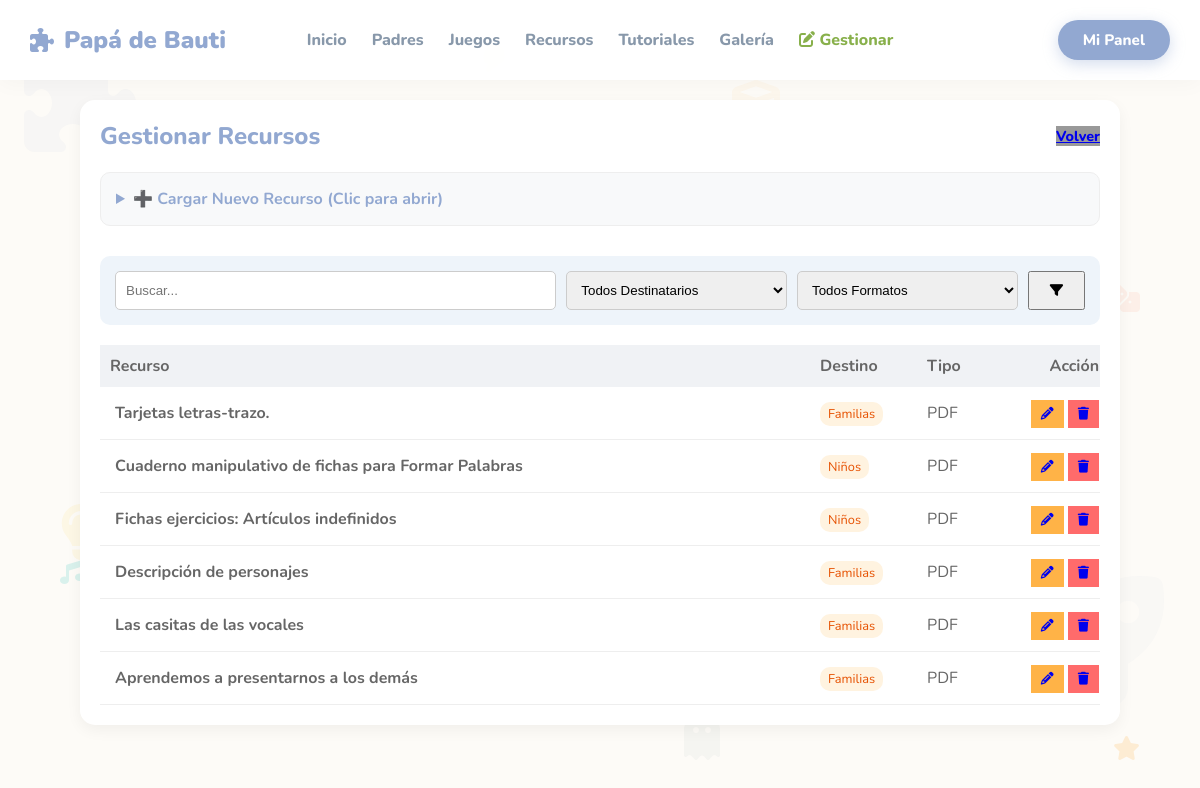
/gestionar_recursos.php (signed in), run on the app's committed database.
### tables this page shows
CREATE TABLE `recursos` (
  `id` int(11) NOT NULL,
  `titulo` varchar(100) NOT NULL,
  `descripcion` text DEFAULT NULL,
  `archivo` varchar(200) NOT NULL,
  `imagen_destacada` varchar(255) DEFAULT NULL,
  `tipo` varchar(50) DEFAULT NULL,
  `icono` varchar(50) DEFAULT 'fa-file-pdf',
  `destinatario` varchar(50) DEFAULT 'Familias'
);

### gestionar_recursos.php (the view, shortened to what this page needs)
<?php
session_start(); require '../includes/db_connect.php';
$where = "WHERE 1=1";
$q = isset($_GET['q']) ? $conn->real_escape_string($_GET['q']) : '';
$id_editar = isset($_GET['editar']) ? intval($_GET['editar']) : 0;
?>
<!DOCTYPE html>
<html lang="es">
<head>
</head>
<body>
<?php include '../includes/header.php'; ?>
<div style="max-width:1000px; margin:20px auto; padding:20px; background:white; border-radius:15px; box-shadow:0 5px 15px rgba(0,0,0,0.05);">
    <div style="display:flex; justify-content:space-between; align-items:center; margin-bottom:20px;">
        <h2 style="color:var(--color-primario); margin:0;">Gestionar Recursos</h2>
        <a href="panel.php" class="btn-grande" style="background:#999; font-size:0.9rem;">Volver</a>
    </div>
    <details <?php echo $id_editar ? 'open' : ''; ?> style="background:#f8f9fa; padding:15px; border-radius:10px; margin-bottom:30px; border:1px solid #eee;">
        <summary style="cursor:pointer; font-weight:bold; color:var(--color-primario);">
            <?php echo $id_editar ? 'Editando Recurso (Clic para colapsar)' : '➕ Cargar Nuevo Recurso (Clic para abrir)'; ?>
        </summary>
    </details>
    <form method="GET" style="background:#eef4fa; padding:15px; border-radius:10px; margin-bottom:20px; display:grid; grid-template-columns: 2fr 1fr 1fr auto; gap:10px;">
        <input type="text" name="q" placeholder="Buscar..." value="<?php echo $q; ?>" style="padding:10px; border:1px solid #ccc; border-radius:5px;">
        <select name="f_dest" style="padding:10px; border:1px solid #ccc; border-radius:5px;">
            <option value="">Todos Destinatarios</option>
        </select>
        <select name="f_tipo" style="padding:10px; border:1px solid #ccc; border-radius:5px;">
            <option value="">Todos Formatos</option>
        </select>
        <button type="submit" class="btn-grande" style="padding:10px 20px;"><i class="fa-solid fa-filter"></i></button>
    </form>
    <table style="width:100%; border-collapse:collapse;">
        <tr style="background:#f0f2f5; color:#666; text-align:left;"><th style="padding:10px;">Recurso</th><th>Destino</th><th>Tipo</th><th style="text-align:right;">Acción</th></tr>
        <?php
        $res = $conn->query("SELECT * FROM recursos $where ORDER BY id DESC");
        while($r = $res->fetch_assoc()): ?>
        <tr style="border-bottom:1px solid #eee;">
            <td style="padding:15px;"><strong><?php echo $r['titulo']; ?></strong></td>
            <td><span style="background:#fff3e0; color:#e65100; padding:3px 8px; border-radius:10px; font-size:0.8rem;"><?php echo $r['destinatario']; ?></span></td>
            <td><?php echo strtoupper($r['tipo']); ?></td>
            <td style="text-align:right;">
                <a href="?editar=<?php echo $r['id']; ?>" class="btn-grande" style="background:#FFB347; padding:5px 10px; font-size:0.8rem;"><i class="fa-solid fa-pencil"></i></a>
                <a href="?del=<?php echo $r['id']; ?>" class="btn-grande" style="background:#FF6B6B; padding:5px 10px; font-size:0.8rem;" onclick="return confirm('¿X?');"><i class="fa-solid fa-trash"></i></a>
            </td>
        </tr>
        <?php endwhile; ?>
    </table>
</div></body></html>

### estilos.css (style rules this page uses)
:root { --color-fondo: #fdfbf7; --color-primario: #92A8D1; --color-secundario: #7FA1C3; --color-texto: #4A4A4A; --color-acento: #88B04B; }

### header.php (style rules this page uses)
:root { --p-azul: #92A8D1; --p-rosa: #F7CAC9; --p-verde: #88B04B; --p-naranja: #FFB347; --p-teal: #4ECDC4; --color-fondo: #fdfbf7; }
body { font-family: 'Nunito', sans-serif; background-color: var(--color-fondo); color: #666; padding-top: 80px; margin: 0; overflow-x: hidden; }
h1, h2, h3, h4, .btn-grande, .nav-link { font-weight: 800 !important; }

### data on the page
recursos: titulo "Tarjetas letras-trazo.", destinatario "Familias", tipo "PDF"
recursos: titulo "Cuaderno manipulativo de fichas para Formar Palabras", destinatario "Niños", tipo "PDF"
recursos: titulo "Fichas ejercicios: Artículos indefinidos", destinatario "Niños", tipo "PDF"
recursos: titulo "Descripción de personajes", destinatario "Familias", tipo "PDF"
recursos: titulo "Las casitas de las vocales", destinatario "Familias", tipo "PDF"
recursos: titulo "Aprendemos a presentarnos a los demás", destinatario "Familias", tipo "PDF"
